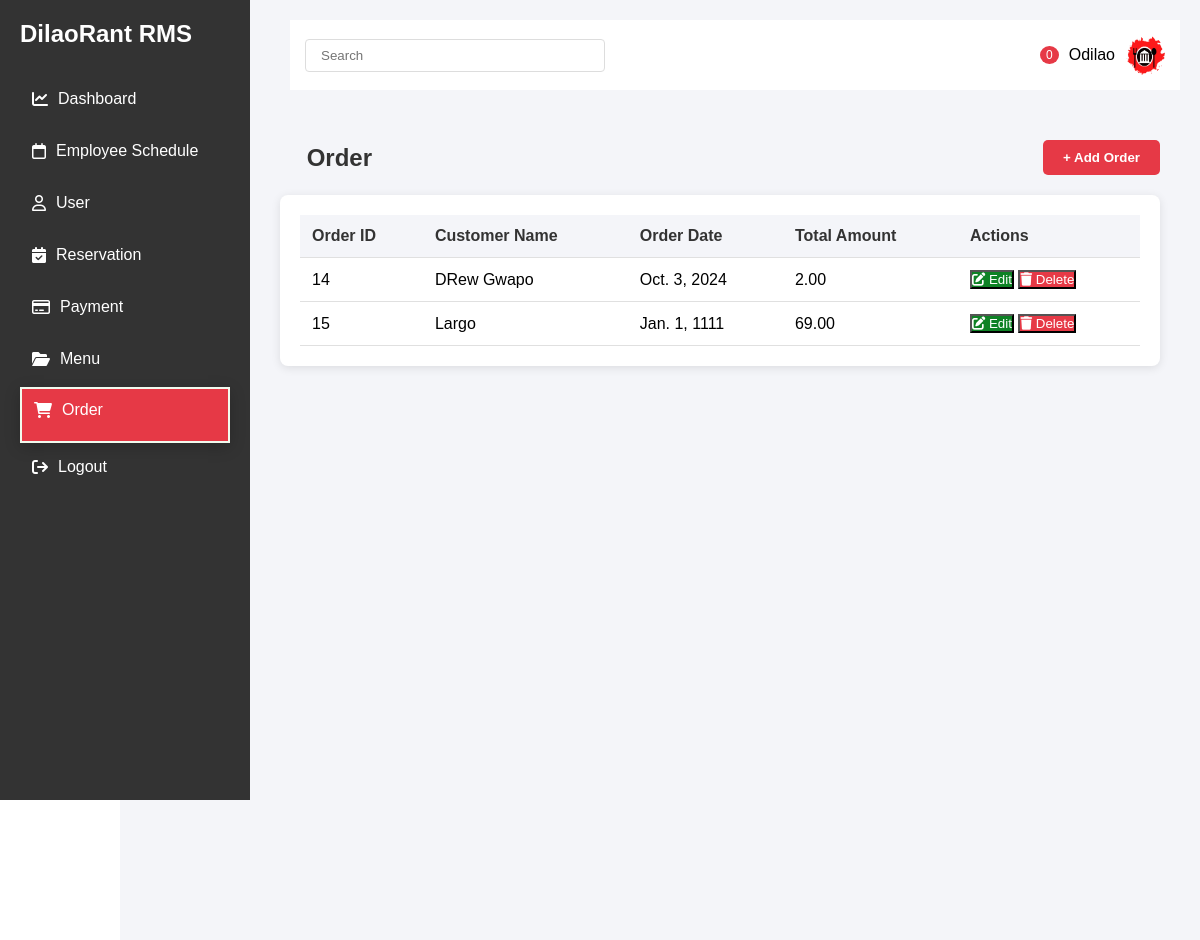
The page /dashboard/Order/ (signed in) on the database its author committed.
### Order/models.py (models this page shows)
class Order(models.Model):
    order_id = models.AutoField(primary_key=True)
    customer_name = models.CharField(max_length=100)
    order_date = models.DateField()
    total_amount = models.DecimalField(max_digits=10, decimal_places=2)

### Order/views.py (the view)
# urls.py: path('',views.display_Order,name="displayOrder"),
@login_required(login_url='login')
def display_Order(request):
    orders = Order.objects.all()
    return render(request, 'Order/OrderDisplay.html', {'orders': orders})

### Order/templates/Order/OrderDisplay.html (shortened to what this page needs)
{% load static %}
<!DOCTYPE html>
<html lang="en">
<head>
    <link rel="stylesheet" href="https://cdnjs.cloudflare.com/ajax/libs/font-awesome/6.0.0/css/all.min.css">
</head>
<body>
    <div class="sidebar">
        <h2>DilaoRant RMS</h2>
        <div style="margin-top: 30px;">
            <a href="{% url 'successdashboard' %}" class="menu-item">
                <i class="fas fa-chart-line"></i>
                Dashboard
            </a>
            <a href="{% url 'Display' %}" class="menu-item">
                <i class="fa-regular fa-calendar"></i>
                Employee Schedule
            </a>
            <a href="{% url 'DisplayUser'%}" class="menu-item">
                <i class="fa-regular fa-user"></i>
                User
            </a>
            <a href="{% url 'DisplayReservation'%}" class="menu-item">
                <i class="fa-solid fa-calendar-check"></i>
                Reservation
            </a>
            <a href="{% url 'DisplayPayment' %}" class="menu-item">
                <i class="fa-regular fa-credit-card"></i>
                Payment
            </a>
            <a href="{% url 'DisplayMenu' %}" class="menu-item">
                <i class="fa-solid fa-folder-open"></i>
                Menu
            </a>
            <div class="selected">
            <a href="{% url 'DisplayOrder' %}" class="menu-item">
                <i class="fa-solid fa-cart-shopping"></i>
                Order
            </a> </div>
            <a href="{% url 'logout' %}" class="menu-item">
                <i class="fa-solid fa-arrow-right-from-bracket"></i>
                Logout
            </a>
        </div>
    </div>
    <div class="main-content">
        <div class="top-bar" style=" margin-left: 150px;">
            <input type="text" class="search-bar" placeholder="Search">
            <div class="user-profile">
                <span class="notification">0</span>
                <span>Odilao</span>
                <img src="{% static 'dashboard/bg3.png' %}" alt="Admin" style="width: 40px; height: 40px; border-radius: 50%;">
            </div>
        </div>
        <div class="main-content">
                <div class="schedule-header">
                    <h2 class="schedule-title">&nbsp;&nbsp;&nbsp;&nbsp;Order</h2>
                    <button class="add-schedule-btn" onclick="showPopup()">+ Add Order</button>
                </div>
                <div class="schedule-container">
                    <table class="schedule-table">
                        <thead>
                            <tr>
                                <th>Order ID</th>
                                <th>Customer Name</th>
                                <th>Order Date</th>
                                <th>Total Amount</th>
                                <th>Actions</th>
                            </tr>
                        </thead>
                        <tbody>
                            {% for order in orders %}
                            <tr>
                                <td>{{ order.order_id }}</td>
                                <td>{{ order.customer_name }}</td>
                                <td>{{ order.order_date }}</td>
                                <td>{{ order.total_amount }}</td>
                                <td>
                                    <div class="action-buttons">
                                        <button
                                            class="btn btn-edit btn-tooltip"
                                            onclick="update_schedule('{{ schedule.schedule_id }}')"
                                            data-tooltip="Edit Schedule"
                                        >
                                            <i class="fas fa-edit"></i>
                                            Edit
                                        </button>
                                        <button
                                            class="btn btn-delete btn-tooltip"
                                            onclick="delete_order('{{order.order_id }}')"
                                            data-tooltip="Delete Schedule"
                                        >
                                            <i class="fas fa-trash"></i>
                                            Delete
                                        </button>
                                    </div>
                                </td>
                            </tr>
                            {% empty %}
                            <tr>
                                <td colspan="4" style="text-align: center;">No orders found.</td>
                            </tr>
                            {% endfor %}
                        </tbody>
                    </table>
                </div>
        </div>
    </div>
</body>
</html>

### Order/templates/Order/OrderDisplay.html (style rules this page uses)
* { margin: 0; padding: 0; box-sizing: border-box; font-family: 'Arial', sans-serif; }
.sidebar { width: 250px; background-color: #333; height: 100vh; position: fixed; left: 0; top: 0; color: white; padding: 20px; }
.main-content { margin-left: 120px; padding: 20px; background-color: #f4f5f9; min-height: 100vh; }
.top-bar { display: flex; justify-content: space-between; align-items: center; padding: 15px; background-color: white; margin-bottom: 30px; }
.search-bar { padding: 8px 15px; border: 1px solid #ddd; border-radius: 4px; width: 300px; }
.user-profile { display: flex; align-items: center; gap: 10px; }
.notification { background-color: #e63946; color: white; padding: 2px 6px; border-radius: 50%; font-size: 12px; }
.menu-item { display: flex; align-items: center; padding: 12px; color: white; text-decoration: none; margin-bottom: 10px; transition: background-color 0.3s; }
.menu-item i { margin-right: 10px; }
.selected { background-color: #e63946; color: white; border: 2px solid #f1faee; box-shadow: 0 4px 15px rgba(0, 0, 0, 0.2); transform: translateY(-3px); }
.schedule-container { background-color: white; border-radius: 8px; padding: 20px; box-shadow: 0 2px 10px rgba(0, 0, 0, 0.1); max-width: 1000px; margin: 0 auto; }
.schedule-header { display: flex; justify-content: space-between; align-items: center; margin-bottom: 20px; }
.schedule-title { font-size: 24px; font-weight: bold; color: #333; }
.add-schedule-btn { background-color: #e63946; color: white; border: none; padding: 10px 20px; border-radius: 5px; cursor: pointer; font-weight: bold; }
.schedule-table { width: 100%; border-collapse: collapse; }
.schedule-table th, .schedule-table td { padding: 12px; text-align: left; border-bottom: 1px solid #e0e0e0; }
.schedule-table th { background-color: #f4f5f9; font-weight: bold; color: #333; }
.btn-edit { background-color: #0e8225; color: white; }
.btn-delete { background-color: #e63946; color: white; }

### rows shown on the page
Order: order_id "14", customer_name "DRew Gwapo", order_date "Oct. 3, 2024", total_amount "2.00"
Order: order_id "15", customer_name "Largo", order_date "Jan. 1, 1111", total_amount "69.00"
